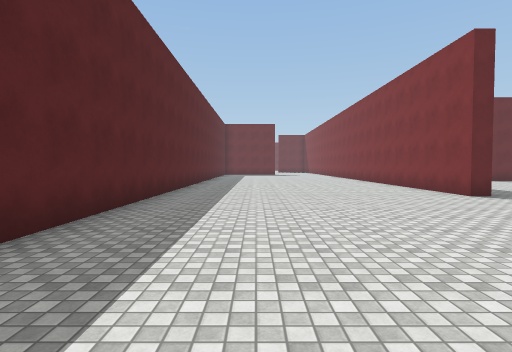
View 1 (above)

24 first-person views from a walk through a 3-D level made in the Unity game engine. The camera is 1.5 m above the floor, tilts 2° down and sees 80° across. The floor is counted in squares, 2 m on a side. Each view is taken from the middle of a square. On the plan, view 1 faces up. The plan holds only what a view shows up to about 10 squares ahead; the rest is blank. The place goes on beyond the plan. The player is left out. Surface patterns are stand-ins for the level's own textures.

View 2
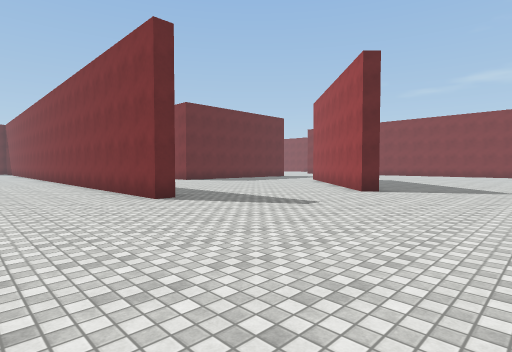

View 3
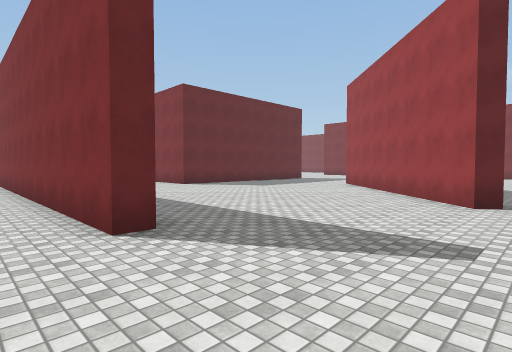

View 4
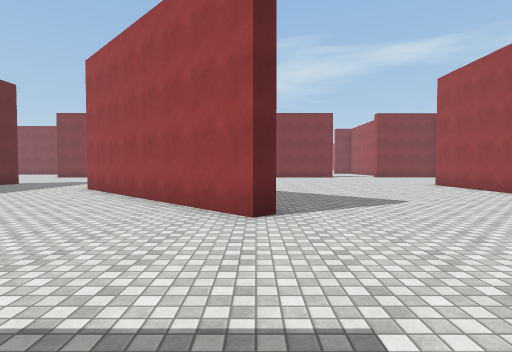

View 5
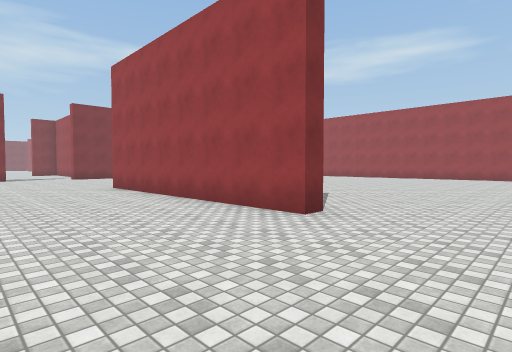

View 6
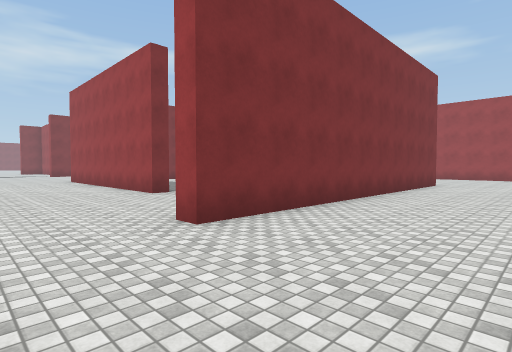

View 7
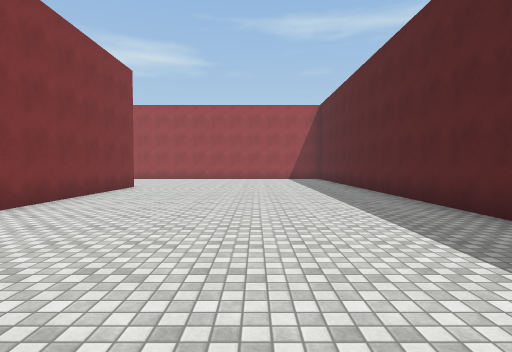

View 8
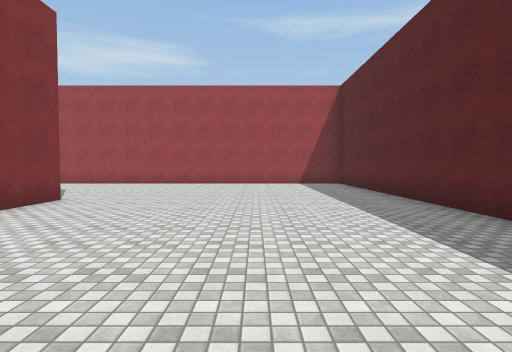

View 9
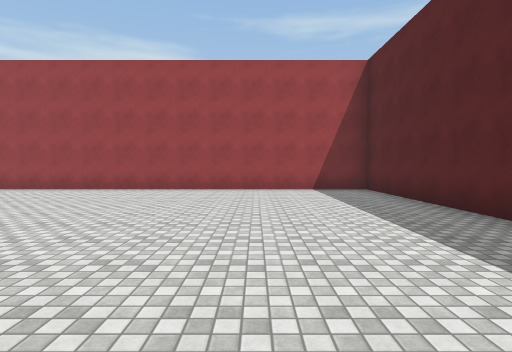

View 10
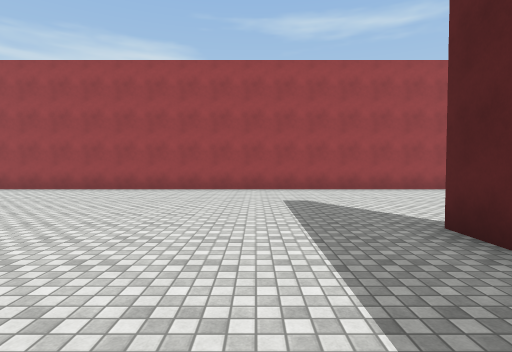

View 11
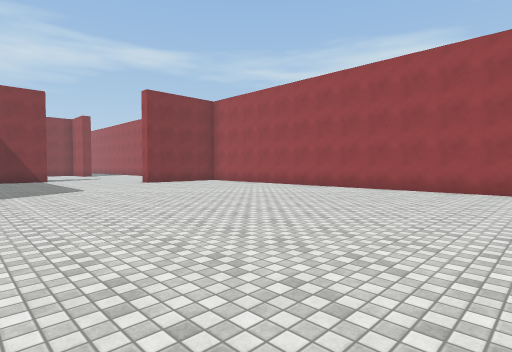

View 12
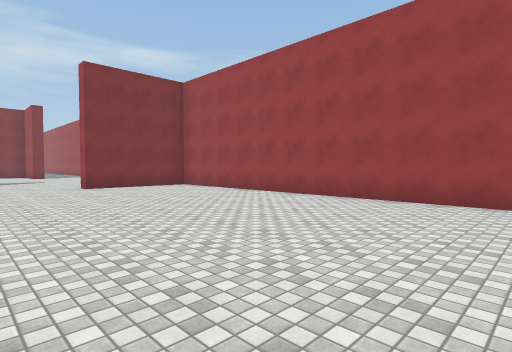

View 13
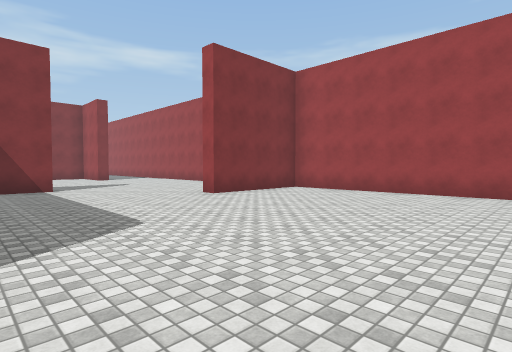

View 14
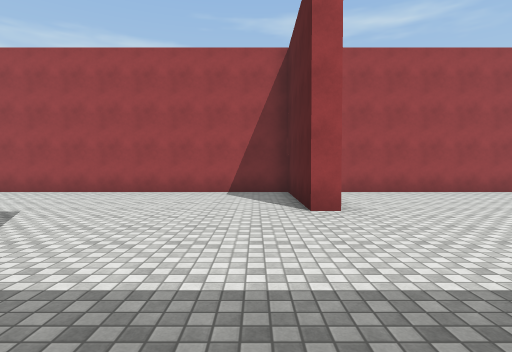

View 15
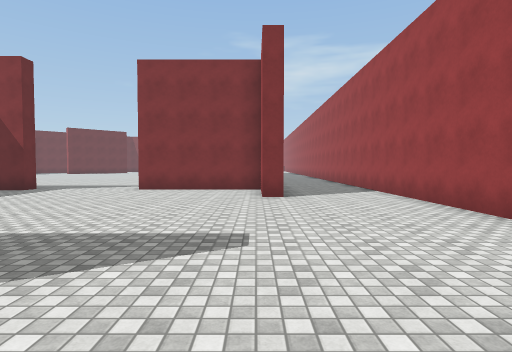

View 16
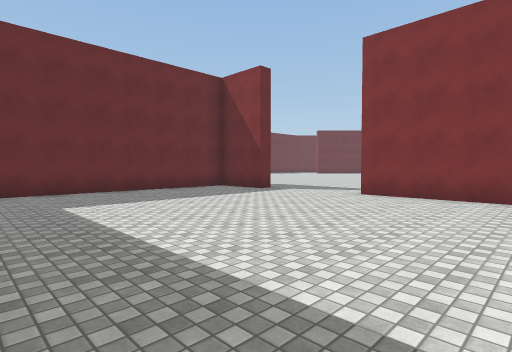

View 17
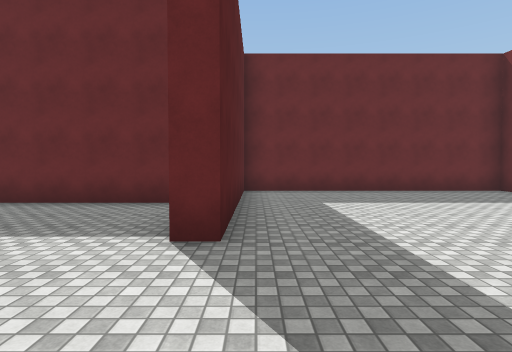

View 18
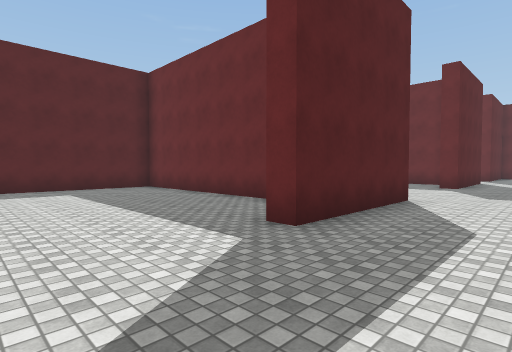

View 19
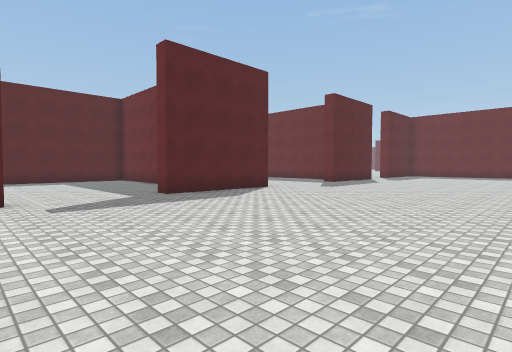

View 20
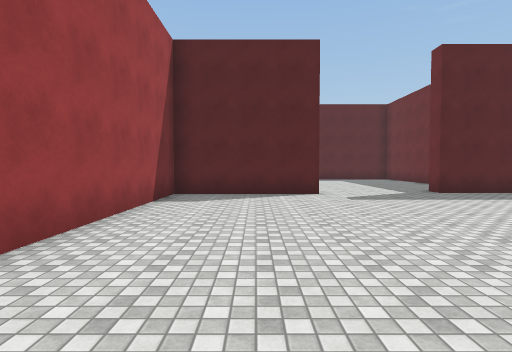

View 21
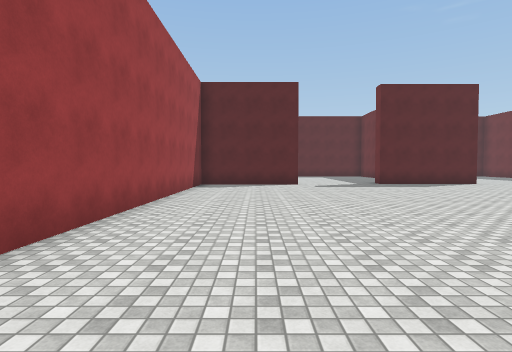

View 22
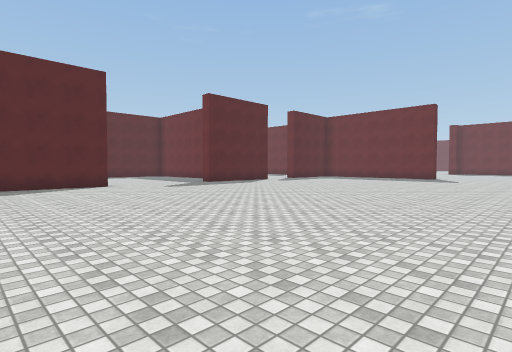

View 23
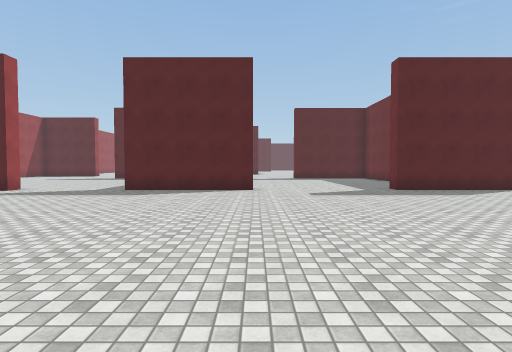

View 24
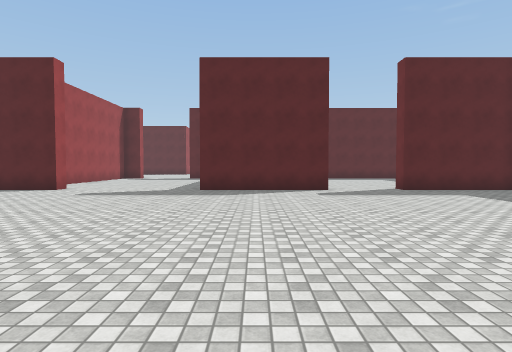

### Floor plan
Points are (right, up) in squares from view 1. A wall is a line through its corners. A room is listed if a view was taken in it or the views show most of it. See-through windows are left out.
Room 1 (views 1, 2, 3, 4, 5, 6, 7, 8, 9, 10, 11, 12, 13, 14, 15, 16, 17)
walls: (9.8, -2.4) (9.8, -1.8) (17.4, -1.8); (10.7, 4.7) (10.3, 5) (15.6, 10.3); (5.7, -9.6) (5.7, -10.6); (24.4, -6.9) (20.9, -6.9); (5.2, -10.6) (5.2, -0.2) (5.8, -0.2); (25.7, -4.6) (25.7, -10) (25.1, -10) (25.1, -8.9); (5.8, 7.4) (5.2, 7.4) (5.2, 12.5); (21.6, -15.6) (21.6, -13.1) (22.1, -13.1) (22.1, -16.6) (34, -16.6); (-2.5, -4) (-2.5, -16.6) (20.6, -16.6); (33.7, -6) (33.2, -6) (33.2, -4) (25.6, -4); (31.2, -13.8) (31.2, -13.1) (32.9, -13.1); (-2.5, 10) (-2.5, 2.9); (33.5, -13.2) (33.5, -9.3)
ways out: opening at (33, -8) to room 2
Room 2 (views 18, 19, 20, 21, 22, 23, 24)
walls: (33.1, -2.1) (33.7, -2.1) (33.7, -6); (33.7, 6.2) (33.7, 2.3) (33.1, 2.3); (33.5, -9.3) (34, -9.3) (34, -13.1) (43.5, -13.1); (33.7, 11.9) (33.7, 8.5)
ways out: opening at (33, -8) to room 1; opening at (34, 7.5)

Positions as (right, up) in squares from view 1, and headings:
1: (0, 0), facing up
2: (2, 1), facing up-right
3: (4, 4), facing up-right
4: (6, 5), facing right
5: (7, 2), facing down-right
6: (2, 2), facing down-right
7: (1, 0), facing down
8: (1, -4), facing down
9: (1, -7), facing down
10: (8, -7), facing down
11: (9, -7), facing down-right
12: (11, -10), facing down-right
13: (15, -8), facing down-right
14: (23, -8), facing down
15: (24, -13), facing right
16: (26, -13), facing up-right
17: (26, -13), facing up
18: (36, -9), facing up-left
19: (41, -10), facing up-left
20: (42, -11), facing left
21: (46, -11), facing left
22: (45, -6), facing up-left
23: (43, -2), facing left
24: (43, 4), facing left
